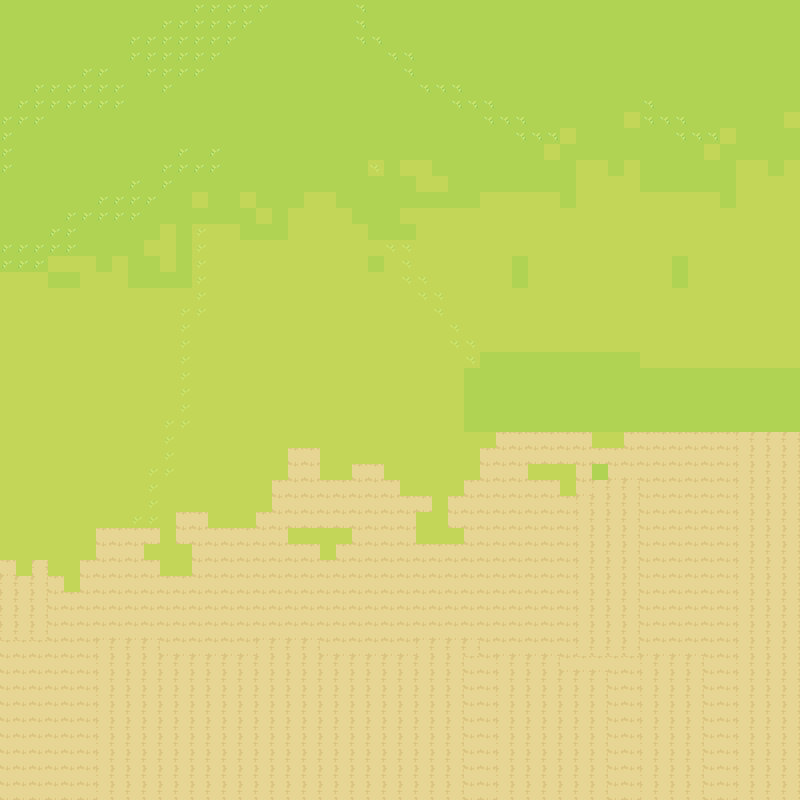

This game map was drawn from its Tiled (.tmx) file and the tilesets committed beside it. A one-line description and the full map source follow:
An orthogonal 50x50 tile map with 16x16 px tiles, 1 tile layer (Tile Layer 1), 2 tilesets.

<map version="1.10" tiledversion="1.11.0" orientation="orthogonal" renderorder="right-down" width="50" height="50" tilewidth="16" tileheight="16" infinite="0" nextlayerid="2" nextobjectid="1">
 <tileset firstgid="1" source="map_assets/ground.tsx" />
 <tileset firstgid="7" source="map_assets/Grass_GUhBBc.tsx" />
 <layer id="1" name="Tile Layer 1" width="50" height="50">
  <data encoding="csv">
9,9,9,9,9,9,9,9,9,9,9,9,5,5,5,5,5,4,4,4,4,4,6,4,4,4,4,4,4,4,4,4,4,4,4,4,4,4,4,4,4,4,4,4,4,4,4,4,4,4,
9,9,9,9,9,9,9,9,9,9,5,5,5,5,5,5,4,4,4,4,4,4,6,4,4,4,4,4,4,4,4,4,4,4,4,4,4,4,4,4,4,4,4,4,4,4,4,4,4,4,
9,9,9,9,9,9,9,9,5,5,5,5,5,5,5,4,4,4,4,4,4,4,6,6,4,4,4,4,4,4,4,4,4,4,4,4,4,4,4,4,4,4,4,4,4,4,4,4,4,4,
9,9,9,9,9,9,4,4,5,5,5,5,5,5,4,4,4,4,4,4,4,4,4,4,6,6,4,4,4,4,4,4,4,4,4,4,4,4,4,4,4,4,4,4,4,4,4,4,4,4,
9,9,9,9,9,5,5,4,4,5,5,5,5,4,4,4,4,4,4,4,4,4,4,4,4,6,4,4,4,4,4,4,4,4,4,4,4,4,4,4,4,4,4,4,4,4,4,4,4,4,
9,9,5,5,5,5,5,5,4,4,5,4,4,4,4,4,4,4,4,4,4,4,4,4,4,4,6,6,6,4,4,4,4,4,4,4,4,4,4,4,4,4,4,4,4,4,4,4,4,4,
9,5,5,5,5,5,5,5,4,4,4,4,4,4,4,4,4,4,4,4,4,4,4,4,4,4,4,4,6,6,6,4,4,4,4,4,4,9,9,4,6,4,4,4,4,4,4,9,9,4,
5,5,5,4,4,4,4,4,4,4,4,4,4,4,4,4,4,4,4,4,4,4,4,4,4,4,4,4,4,4,6,6,6,4,4,4,4,9,9,1,6,6,6,4,4,4,4,9,9,1,
5,4,4,4,4,4,4,4,4,4,4,4,4,4,4,4,4,4,4,4,4,4,4,4,4,4,4,4,4,4,4,4,6,6,6,1,9,9,9,9,4,4,6,6,6,1,9,9,9,9,
5,4,4,4,4,4,4,4,4,4,4,5,4,5,4,4,4,4,4,4,4,4,4,9,9,4,4,4,4,4,4,4,9,9,1,9,9,9,9,9,4,4,9,9,1,9,9,9,9,9,
5,4,4,4,4,4,4,4,4,4,5,5,5,5,9,9,4,4,4,4,4,4,4,3,9,1,1,4,4,9,9,4,9,9,9,9,1,1,9,1,9,4,9,9,9,9,1,1,9,1,
4,4,4,4,4,4,4,4,5,4,5,9,9,9,9,9,4,4,4,4,4,9,9,9,9,9,1,1,9,9,9,9,9,9,9,9,1,1,1,1,9,9,9,9,9,9,1,1,1,1,
4,4,4,4,4,4,5,5,5,5,9,9,1,9,9,1,9,9,4,1,1,9,9,9,9,9,9,9,9,9,1,1,1,1,1,9,1,1,1,1,1,1,1,1,1,9,1,1,1,1,
4,4,4,4,5,5,5,5,5,9,9,9,9,9,9,9,1,9,1,1,1,1,9,9,9,1,1,1,1,1,1,1,1,1,1,1,1,1,1,1,1,1,1,1,1,1,1,1,1,1,
4,4,4,5,5,9,9,9,9,9,1,9,2,1,1,9,9,9,1,1,1,1,1,9,9,9,1,1,1,1,1,1,1,1,1,1,1,1,1,1,1,1,1,1,1,1,1,1,1,1,
5,5,5,5,5,9,9,9,9,1,1,9,2,1,1,1,1,1,1,1,1,1,1,1,3,3,1,1,1,1,1,1,1,1,1,1,1,1,1,1,1,1,1,1,1,1,1,1,1,1,
5,5,5,1,1,1,9,1,9,9,1,9,2,1,1,1,1,1,1,1,1,1,1,9,1,3,1,1,1,1,1,1,9,1,1,1,1,1,1,1,1,1,9,1,1,1,1,1,1,1,
1,1,1,9,9,1,1,1,9,9,9,9,2,1,1,1,1,1,1,1,1,1,1,1,1,3,3,1,1,1,1,1,9,1,1,1,1,1,1,1,1,1,9,1,1,1,1,1,1,1,
1,1,1,1,1,1,1,1,1,1,1,1,2,1,1,1,1,1,1,1,1,1,1,1,1,1,3,3,1,1,1,1,1,1,1,1,1,1,1,1,1,1,1,1,1,1,1,1,1,1,
1,1,1,1,1,1,1,1,1,1,1,2,2,1,1,1,1,1,1,1,1,1,1,1,1,1,1,3,1,1,1,1,1,1,1,1,1,1,1,1,1,1,1,1,1,1,1,1,1,1,
1,1,1,1,1,1,1,1,1,1,1,2,1,1,1,1,1,1,1,1,1,1,1,1,1,1,1,1,3,1,1,1,1,1,1,1,1,1,1,1,1,1,1,1,1,1,1,1,1,1,
1,1,1,1,1,1,1,1,1,1,1,2,1,1,1,1,1,1,1,1,1,1,1,1,1,1,1,1,3,3,1,1,1,1,1,1,1,1,1,1,1,1,1,1,1,1,1,1,1,1,
1,1,1,1,1,1,1,1,1,1,1,2,1,1,1,1,1,1,1,1,1,1,1,1,1,1,1,1,1,3,4,4,4,4,4,4,4,4,4,4,1,1,1,1,1,1,1,1,1,1,
1,1,1,1,1,1,1,1,1,1,1,2,1,1,1,1,1,1,1,1,1,1,1,1,1,1,1,1,1,4,4,4,4,4,4,4,4,4,4,4,4,4,4,4,4,4,4,4,4,4,
1,1,1,1,1,1,1,1,1,1,1,2,1,1,1,1,1,1,1,1,1,1,1,1,1,1,1,1,1,4,4,4,4,4,4,4,4,4,4,4,4,4,4,4,4,4,4,4,4,4,
1,1,1,1,1,1,1,1,1,1,1,2,1,1,1,1,1,1,1,1,1,1,1,1,1,1,1,1,1,4,4,4,4,4,4,4,4,4,4,4,4,4,4,4,4,4,4,4,4,4,
1,1,1,1,1,1,1,1,1,1,2,2,1,1,1,1,1,1,1,1,1,1,1,1,1,1,1,1,1,4,4,4,4,4,4,4,4,4,4,4,4,4,4,4,4,4,4,4,4,4,
1,1,1,1,1,1,1,1,1,1,2,1,1,1,1,1,1,1,1,1,1,1,1,1,1,1,1,1,1,1,1,10,10,10,10,10,10,8,8,10,10,10,10,10,10,10,11,11,11,11,
1,1,1,1,1,1,1,1,1,1,2,1,1,1,1,1,1,1,10,10,8,8,1,1,1,1,1,1,1,1,10,10,10,10,10,10,10,10,10,10,10,10,10,10,10,10,11,11,11,11,
1,1,1,1,1,1,1,1,1,2,2,1,1,1,1,1,1,1,10,10,8,8,10,10,1,1,1,1,1,1,10,10,10,8,8,8,10,4,10,10,10,10,10,10,10,10,11,11,11,11,
1,1,1,1,1,1,1,1,1,2,1,1,1,1,1,1,1,10,10,10,10,10,10,10,10,1,1,1,1,10,10,10,10,10,10,8,10,11,11,11,10,10,10,10,10,10,11,11,11,11,
1,1,1,1,1,1,1,1,1,2,1,1,1,1,1,1,1,10,10,10,10,10,10,10,10,10,10,8,10,10,10,10,10,10,10,10,11,11,11,11,10,10,10,10,10,10,11,11,11,11,
1,1,1,1,1,1,1,1,2,2,8,10,10,1,1,1,10,10,10,10,10,10,10,10,10,10,8,8,10,10,10,10,10,10,10,10,11,11,11,11,10,10,10,10,10,10,11,11,11,11,
1,1,1,1,1,1,10,10,10,10,8,10,10,10,10,10,10,10,8,8,8,8,10,10,10,10,8,8,8,10,10,10,10,10,10,10,11,11,11,11,10,10,10,10,10,10,11,11,11,11,
1,1,1,1,8,1,10,10,10,8,8,8,10,10,10,10,10,10,10,10,8,10,10,10,10,10,10,10,10,10,10,10,10,10,10,10,11,11,11,11,10,10,10,10,10,10,11,11,11,11,
10,1,11,8,8,10,10,10,10,10,8,8,10,10,10,10,10,10,10,10,10,10,10,10,10,10,10,10,10,10,10,10,10,10,10,10,11,11,11,11,10,10,10,10,10,10,11,11,11,11,
11,11,11,10,8,10,10,10,10,10,10,10,10,10,10,10,10,10,10,10,10,10,10,10,10,10,10,10,10,10,10,10,10,10,10,10,11,11,11,11,10,10,10,10,10,10,11,11,11,11,
11,11,11,10,10,10,10,10,10,10,10,10,10,10,10,10,10,10,10,10,10,10,10,10,10,10,10,10,10,10,10,10,10,10,10,10,11,11,11,11,10,10,10,10,10,10,11,11,11,11,
11,11,11,10,10,10,10,10,10,10,10,10,10,10,10,10,10,10,10,10,10,10,10,10,10,10,10,10,10,10,10,10,10,10,10,10,11,11,11,11,10,10,10,10,10,10,11,11,11,11,
11,11,11,10,10,10,10,10,10,10,10,10,10,10,10,10,10,10,10,10,10,10,10,10,10,10,10,10,10,10,10,10,10,10,10,10,11,11,11,11,10,10,10,10,10,10,11,11,11,11,
10,10,10,10,10,10,11,11,11,11,10,10,10,10,10,10,11,11,11,11,10,10,10,10,10,10,11,11,11,11,10,10,10,10,10,10,11,11,11,11,10,10,10,10,10,10,11,11,11,11,
10,10,10,10,10,10,11,11,11,11,11,11,11,11,11,11,11,11,11,11,11,11,11,11,11,11,11,11,11,10,10,11,11,11,11,10,10,10,10,10,11,11,11,11,10,10,11,11,11,11,
10,10,10,10,10,10,11,11,11,11,11,11,11,11,11,11,11,11,11,11,11,11,11,11,11,11,11,11,11,10,10,11,11,11,11,11,11,11,10,10,11,11,11,11,10,10,11,11,11,11,
10,10,10,10,10,10,11,11,11,11,11,11,11,11,11,11,11,11,11,11,11,11,11,11,11,11,11,11,11,10,10,11,11,11,11,11,11,11,10,10,11,11,11,11,10,10,11,11,11,11,
10,10,10,10,10,10,11,11,11,11,11,11,11,11,11,11,11,11,11,11,11,11,11,11,11,11,11,11,11,10,10,11,11,11,11,11,11,11,10,10,11,11,11,11,10,10,11,11,11,11,
10,10,10,10,10,10,11,11,11,11,11,11,11,11,11,11,11,11,11,11,11,11,11,11,11,11,11,11,11,10,10,11,11,11,11,11,11,11,10,10,11,11,11,11,10,10,11,11,11,11,
10,10,10,10,10,10,11,11,11,11,11,11,11,11,11,11,11,11,11,11,11,11,11,11,11,11,11,11,11,10,10,11,11,11,11,11,11,11,10,10,11,11,11,11,10,10,11,11,11,11,
10,10,10,10,10,10,11,11,11,11,11,11,11,11,11,11,11,11,11,11,11,11,11,11,11,11,11,11,11,10,10,11,11,11,11,11,11,11,10,10,11,11,11,11,10,10,11,11,11,11,
10,10,10,10,10,10,11,11,11,11,11,11,11,11,11,11,11,11,11,11,11,11,11,11,11,11,11,11,11,10,10,11,11,11,11,11,11,11,10,10,11,11,11,11,10,10,11,11,11,11,
10,10,10,10,10,10,11,11,11,11,11,11,11,11,11,11,11,11,11,11,11,11,11,11,11,11,11,11,11,10,10,11,11,11,11,11,11,11,10,10,11,11,11,11,10,10,11,11,11,11
</data>
 </layer>
</map>
